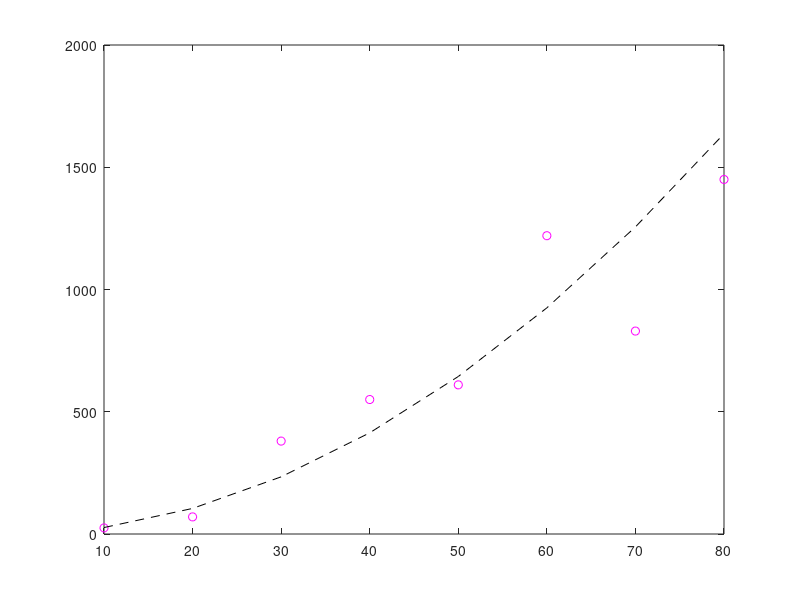

Reproduce this figure in MATLAB.
% Created by: Anthony H. Le
% Last updated: 01-17-2019

% CHE 581: Assignment 1
% Textbook (4th edition) Problems 2.1-2.7, 2.17, 2.18
% Due: 01-23-2019
%%
close all;
clear;
clc;

%% Problem 2.18
v = [10 20 30 40 50 60 70 80]; % m/s
F = [25 70 380 550 610 1220 830 1450]; % N

F_v = 0.2741 * v.^1.9842;

figure();
plot(v, F, "om");
hold on;
plot(v, F_v, '--k');
hold off;
